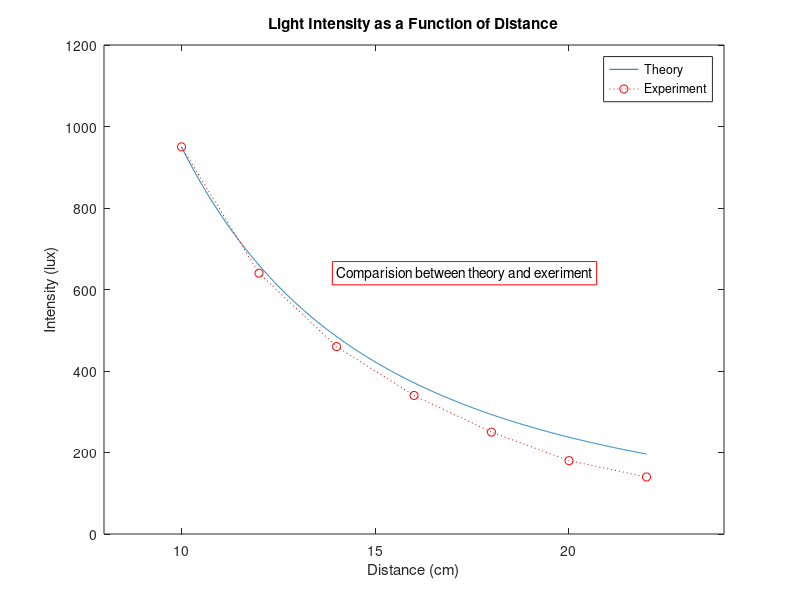

Reproduce this figure in MATLAB.
x = 10:0.01:22;
y = 95000./((x).^2);
X = 10:2:22;
Y = [950, 640, 460, 340, 250, 180, 140];
plot(x, y);
hold on;
plot(X,Y,':or');
xlabel('Distance (cm)');
ylabel('Intensity (lux)');
title('Light Intensity as a Function of Distance')
axis([8 24 0 1200])
text(14,640, 'Comparision between theory and exeriment', 'EdgeColor', 'r')
legend('Theory', 'Experiment')